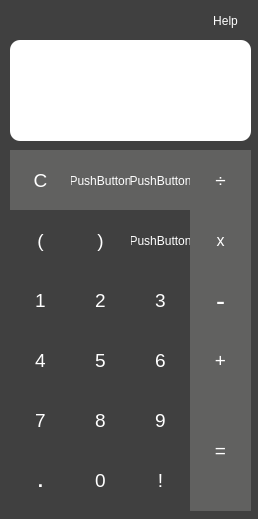
<?xml version="1.0" encoding="UTF-8"?>
<ui version="4.0">
 <class>Dialog</class>
 <widget class="QDialog" name="Dialog">
  <property name="geometry">
   <rect>
    <x>0</x>
    <y>0</y>
    <width>258</width>
    <height>519</height>
   </rect>
  </property>
  <property name="windowTitle">
   <string>Dialog</string>
  </property>
  <property name="styleSheet">
   <string notr="true">background-color:rgb(64, 64, 64);


</string>
  </property>
  <widget class="QPushButton" name="button_delete">
   <property name="geometry">
    <rect>
     <x>70</x>
     <y>150</y>
     <width>61</width>
     <height>61</height>
    </rect>
   </property>
   <property name="styleSheet">
    <string notr="true">QPushButton{
color:rgb(255,255,255);
background-color:rgb(97, 97, 96);
border-style:none
}

QPushButton:hover{
color:rgb(0,0,0);
background-color:rgb(141, 191, 41)

}</string>
   </property>
   <property name="text">
    <string>PushButton</string>
   </property>
  </widget>
  <widget class="QPushButton" name="button_exponent">
   <property name="geometry">
    <rect>
     <x>130</x>
     <y>150</y>
     <width>61</width>
     <height>61</height>
    </rect>
   </property>
   <property name="styleSheet">
    <string notr="true">QPushButton{
color:rgb(255,255,255);
background-color:rgb(97, 97, 96);
border-style:none
}

QPushButton:hover{
color:rgb(0,0,0);
background-color:rgb(141, 191, 41)

}</string>
   </property>
   <property name="text">
    <string>PushButton</string>
   </property>
  </widget>
  <widget class="QPushButton" name="button_sqrt">
   <property name="geometry">
    <rect>
     <x>130</x>
     <y>210</y>
     <width>61</width>
     <height>61</height>
    </rect>
   </property>
   <property name="styleSheet">
    <string notr="true">QPushButton{
color:rgb(255,255,255);
border-style:none
}

QPushButton:hover{
color:rgb(0,0,0);
background-color:rgb(141, 191, 41);
border-radius: 27px;

}</string>
   </property>
   <property name="text">
    <string>PushButton</string>
   </property>
  </widget>
  <widget class="QPushButton" name="button_number_nine">
   <property name="geometry">
    <rect>
     <x>130</x>
     <y>390</y>
     <width>61</width>
     <height>61</height>
    </rect>
   </property>
   <property name="font">
    <font>
     <family>Microsoft YaHei UI</family>
     <pointsize>14</pointsize>
     <weight>50</weight>
     <bold>false</bold>
    </font>
   </property>
   <property name="styleSheet">
    <string notr="true">QPushButton{
color:rgb(255,255,255);
border-style:none
}

QPushButton:hover{
color:rgb(0,0,0);
background-color:rgb(141, 191, 41);
border-radius: 27px;

}</string>
   </property>
   <property name="text">
    <string>9</string>
   </property>
  </widget>
  <widget class="QPushButton" name="button_decimal">
   <property name="geometry">
    <rect>
     <x>10</x>
     <y>450</y>
     <width>61</width>
     <height>61</height>
    </rect>
   </property>
   <property name="font">
    <font>
     <family>Microsoft YaHei UI</family>
     <pointsize>14</pointsize>
     <weight>75</weight>
     <bold>true</bold>
    </font>
   </property>
   <property name="styleSheet">
    <string notr="true">QPushButton{
color:rgb(255,255,255);
border-style:none
}

QPushButton:hover{
color:rgb(0,0,0);
background-color:rgb(141, 191, 41);
border-radius: 27px;

}</string>
   </property>
   <property name="text">
    <string>.</string>
   </property>
  </widget>
  <widget class="QPushButton" name="button_factorial">
   <property name="geometry">
    <rect>
     <x>130</x>
     <y>450</y>
     <width>61</width>
     <height>61</height>
    </rect>
   </property>
   <property name="font">
    <font>
     <family>Microsoft YaHei UI</family>
     <pointsize>14</pointsize>
     <weight>50</weight>
     <bold>false</bold>
    </font>
   </property>
   <property name="styleSheet">
    <string notr="true">QPushButton{
color:rgb(255,255,255);
border-style:none
}

QPushButton:hover{
color:rgb(0,0,0);
background-color:rgb(141, 191, 41);
border-radius: 27px;

}</string>
   </property>
   <property name="text">
    <string>!</string>
   </property>
  </widget>
  <widget class="QPushButton" name="button_number_zero">
   <property name="geometry">
    <rect>
     <x>70</x>
     <y>450</y>
     <width>61</width>
     <height>61</height>
    </rect>
   </property>
   <property name="font">
    <font>
     <family>Microsoft JhengHei UI</family>
     <pointsize>14</pointsize>
     <weight>50</weight>
     <bold>false</bold>
    </font>
   </property>
   <property name="styleSheet">
    <string notr="true">QPushButton{
color:rgb(255,255,255);
border-style:none
}

QPushButton:hover{
color:rgb(0,0,0);
background-color:rgb(141, 191, 41);
border-radius: 27px;

}</string>
   </property>
   <property name="text">
    <string>0</string>
   </property>
  </widget>
  <widget class="QPushButton" name="button_help">
   <property name="geometry">
    <rect>
     <x>200</x>
     <y>10</y>
     <width>51</width>
     <height>21</height>
    </rect>
   </property>
   <property name="styleSheet">
    <string notr="true">QPushButton{
color:rgb(255,255,255);
border-style:none
}

QPushButton:hover{
color:rgb(0,0,0);
background-color:rgb(141, 191, 41);
border-radius: 25px;

}</string>
   </property>
   <property name="text">
    <string>Help</string>
   </property>
  </widget>
  <widget class="QLabel" name="label">
   <property name="geometry">
    <rect>
     <x>10</x>
     <y>40</y>
     <width>241</width>
     <height>101</height>
    </rect>
   </property>
   <property name="styleSheet">
    <string notr="true">background-color:rgb(255, 255, 255);
border-radius: 10px;

</string>
   </property>
   <property name="text">
    <string/>
   </property>
  </widget>
  <widget class="QPushButton" name="button_number_eight">
   <property name="geometry">
    <rect>
     <x>70</x>
     <y>390</y>
     <width>61</width>
     <height>61</height>
    </rect>
   </property>
   <property name="font">
    <font>
     <family>Microsoft YaHei UI</family>
     <pointsize>14</pointsize>
     <weight>50</weight>
     <bold>false</bold>
    </font>
   </property>
   <property name="styleSheet">
    <string notr="true">QPushButton{
color:rgb(255,255,255);
border-style:none
}

QPushButton:hover{
color:rgb(0,0,0);
background-color:rgb(141, 191, 41);
border-radius: 27px;

}</string>
   </property>
   <property name="text">
    <string>8</string>
   </property>
  </widget>
  <widget class="QPushButton" name="button_number_seven">
   <property name="geometry">
    <rect>
     <x>10</x>
     <y>390</y>
     <width>61</width>
     <height>61</height>
    </rect>
   </property>
   <property name="font">
    <font>
     <family>Microsoft YaHei UI</family>
     <pointsize>14</pointsize>
     <weight>50</weight>
     <bold>false</bold>
    </font>
   </property>
   <property name="styleSheet">
    <string notr="true">QPushButton{
color:rgb(255,255,255);
border-style:none
}

QPushButton:hover{
color:rgb(0,0,0);
background-color:rgb(141, 191, 41);
border-radius: 27px;

}</string>
   </property>
   <property name="text">
    <string>7</string>
   </property>
  </widget>
  <widget class="QPushButton" name="button_number_six">
   <property name="geometry">
    <rect>
     <x>130</x>
     <y>330</y>
     <width>61</width>
     <height>61</height>
    </rect>
   </property>
   <property name="font">
    <font>
     <family>Microsoft YaHei UI</family>
     <pointsize>14</pointsize>
     <weight>50</weight>
     <bold>false</bold>
    </font>
   </property>
   <property name="styleSheet">
    <string notr="true">QPushButton{
color:rgb(255,255,255);
border-style:none
}

QPushButton:hover{
color:rgb(0,0,0);
background-color:rgb(141, 191, 41);
border-radius: 27px;

}</string>
   </property>
   <property name="text">
    <string>6</string>
   </property>
  </widget>
  <widget class="QPushButton" name="button_number_five">
   <property name="geometry">
    <rect>
     <x>70</x>
     <y>330</y>
     <width>61</width>
     <height>61</height>
    </rect>
   </property>
   <property name="font">
    <font>
     <family>Microsoft YaHei UI</family>
     <pointsize>14</pointsize>
     <weight>50</weight>
     <bold>false</bold>
    </font>
   </property>
   <property name="styleSheet">
    <string notr="true">QPushButton{
color:rgb(255,255,255);
border-style:none
}

QPushButton:hover{
color:rgb(0,0,0);
background-color:rgb(141, 191, 41);
border-radius: 27px;

}</string>
   </property>
   <property name="text">
    <string>5</string>
   </property>
  </widget>
  <widget class="QPushButton" name="button_number_four">
   <property name="geometry">
    <rect>
     <x>10</x>
     <y>330</y>
     <width>61</width>
     <height>61</height>
    </rect>
   </property>
   <property name="font">
    <font>
     <family>Microsoft YaHei UI</family>
     <pointsize>14</pointsize>
     <weight>50</weight>
     <bold>false</bold>
    </font>
   </property>
   <property name="styleSheet">
    <string notr="true">QPushButton{
color:rgb(255,255,255);
border-style:none
}

QPushButton:hover{
color:rgb(0,0,0);
background-color:rgb(141, 191, 41);
border-radius: 27px;

}</string>
   </property>
   <property name="text">
    <string>4</string>
   </property>
  </widget>
  <widget class="QPushButton" name="button_number_three">
   <property name="geometry">
    <rect>
     <x>130</x>
     <y>270</y>
     <width>61</width>
     <height>61</height>
    </rect>
   </property>
   <property name="font">
    <font>
     <family>Microsoft YaHei UI</family>
     <pointsize>14</pointsize>
     <weight>50</weight>
     <bold>false</bold>
    </font>
   </property>
   <property name="styleSheet">
    <string notr="true">QPushButton{
color:rgb(255,255,255);
border-style:none
}

QPushButton:hover{
color:rgb(0,0,0);
background-color:rgb(141, 191, 41);
border-radius: 27px;

}</string>
   </property>
   <property name="text">
    <string>3</string>
   </property>
  </widget>
  <widget class="QPushButton" name="button_number_two">
   <property name="geometry">
    <rect>
     <x>70</x>
     <y>270</y>
     <width>61</width>
     <height>61</height>
    </rect>
   </property>
   <property name="font">
    <font>
     <family>Microsoft YaHei UI</family>
     <pointsize>14</pointsize>
     <weight>50</weight>
     <bold>false</bold>
    </font>
   </property>
   <property name="styleSheet">
    <string notr="true">QPushButton{
color:rgb(255,255,255);
border-style:none
}

QPushButton:hover{
color:rgb(0,0,0);
background-color:rgb(141, 191, 41);
border-radius: 27px;

}</string>
   </property>
   <property name="text">
    <string>2</string>
   </property>
  </widget>
  <widget class="QPushButton" name="button_number_one">
   <property name="geometry">
    <rect>
     <x>10</x>
     <y>270</y>
     <width>61</width>
     <height>61</height>
    </rect>
   </property>
   <property name="font">
    <font>
     <family>Microsoft YaHei UI</family>
     <pointsize>14</pointsize>
     <weight>50</weight>
     <bold>false</bold>
    </font>
   </property>
   <property name="styleSheet">
    <string notr="true">QPushButton{
color:rgb(255,255,255);
border-style:none
}

QPushButton:hover{
color:rgb(0,0,0);
background-color:rgb(141, 191, 41);
border-radius: 27px;

}</string>
   </property>
   <property name="text">
    <string>1</string>
   </property>
  </widget>
  <widget class="QPushButton" name="button_number_three_2">
   <property name="geometry">
    <rect>
     <x>190</x>
     <y>330</y>
     <width>61</width>
     <height>61</height>
    </rect>
   </property>
   <property name="font">
    <font>
     <family>Microsoft YaHei UI</family>
     <pointsize>14</pointsize>
     <weight>50</weight>
     <bold>false</bold>
    </font>
   </property>
   <property name="styleSheet">
    <string notr="true">QPushButton{
color:rgb(255,255,255);
background-color:rgb(97, 97, 96);
border-style:none
}

QPushButton:hover{
color:rgb(0,0,0);
background-color:rgb(141, 191, 41)

}</string>
   </property>
   <property name="text">
    <string>+</string>
   </property>
  </widget>
  <widget class="QPushButton" name="button_number_three_3">
   <property name="geometry">
    <rect>
     <x>190</x>
     <y>270</y>
     <width>61</width>
     <height>61</height>
    </rect>
   </property>
   <property name="font">
    <font>
     <family>Microsoft YaHei UI</family>
     <pointsize>20</pointsize>
     <weight>50</weight>
     <bold>false</bold>
    </font>
   </property>
   <property name="styleSheet">
    <string notr="true">QPushButton{
color:rgb(255,255,255);
background-color:rgb(97, 97, 96);
border-style:none
}

QPushButton:hover{
color:rgb(0,0,0);
background-color:rgb(141, 191, 41)

}</string>
   </property>
   <property name="text">
    <string>-</string>
   </property>
  </widget>
  <widget class="QPushButton" name="button_number_three_4">
   <property name="geometry">
    <rect>
     <x>190</x>
     <y>210</y>
     <width>61</width>
     <height>61</height>
    </rect>
   </property>
   <property name="font">
    <font>
     <family>Microsoft YaHei UI</family>
     <pointsize>12</pointsize>
     <weight>50</weight>
     <bold>false</bold>
    </font>
   </property>
   <property name="styleSheet">
    <string notr="true">QPushButton{
color:rgb(255,255,255);
background-color:rgb(97, 97, 96);
border-style:none
}

QPushButton:hover{
color:rgb(0,0,0);
background-color:rgb(141, 191, 41)

}</string>
   </property>
   <property name="text">
    <string>x</string>
   </property>
  </widget>
  <widget class="QPushButton" name="button_number_three_5">
   <property name="geometry">
    <rect>
     <x>190</x>
     <y>150</y>
     <width>61</width>
     <height>61</height>
    </rect>
   </property>
   <property name="font">
    <font>
     <family>Microsoft YaHei UI</family>
     <pointsize>14</pointsize>
     <weight>50</weight>
     <bold>false</bold>
    </font>
   </property>
   <property name="styleSheet">
    <string notr="true">QPushButton{
color:rgb(255,255,255);
background-color:rgb(97, 97, 96);
border-style:none
}

QPushButton:hover{
color:rgb(0,0,0);
background-color:rgb(141, 191, 41)

}</string>
   </property>
   <property name="text">
    <string>÷</string>
   </property>
  </widget>
  <widget class="QPushButton" name="button_number_three_6">
   <property name="geometry">
    <rect>
     <x>10</x>
     <y>150</y>
     <width>61</width>
     <height>61</height>
    </rect>
   </property>
   <property name="font">
    <font>
     <family>Microsoft YaHei UI</family>
     <pointsize>14</pointsize>
     <weight>50</weight>
     <bold>false</bold>
    </font>
   </property>
   <property name="styleSheet">
    <string notr="true">QPushButton{
color:rgb(255,255,255);
background-color:rgb(97, 97, 96);
border-style:none
}

QPushButton:hover{
color:rgb(0,0,0);
background-color:rgb(141, 191, 41)

}</string>
   </property>
   <property name="text">
    <string>C</string>
   </property>
  </widget>
  <widget class="QPushButton" name="button_number_three_7">
   <property name="geometry">
    <rect>
     <x>70</x>
     <y>210</y>
     <width>61</width>
     <height>61</height>
    </rect>
   </property>
   <property name="font">
    <font>
     <family>Microsoft YaHei UI</family>
     <pointsize>14</pointsize>
     <weight>50</weight>
     <bold>false</bold>
    </font>
   </property>
   <property name="styleSheet">
    <string notr="true">QPushButton{
color:rgb(255,255,255);
border-style:none
}

QPushButton:hover{
color:rgb(0,0,0);
background-color:rgb(141, 191, 41);
border-radius: 27px;

}</string>
   </property>
   <property name="text">
    <string>)</string>
   </property>
  </widget>
  <widget class="QPushButton" name="button_number_three_8">
   <property name="geometry">
    <rect>
     <x>10</x>
     <y>210</y>
     <width>61</width>
     <height>61</height>
    </rect>
   </property>
   <property name="font">
    <font>
     <family>Microsoft YaHei UI</family>
     <pointsize>14</pointsize>
     <weight>50</weight>
     <bold>false</bold>
    </font>
   </property>
   <property name="styleSheet">
    <string notr="true">QPushButton{
color:rgb(255,255,255);
border-style:none
}

QPushButton:hover{
color:rgb(0,0,0);
background-color:rgb(141, 191, 41);
border-radius: 27px;

}</string>
   </property>
   <property name="text">
    <string>(</string>
   </property>
  </widget>
  <widget class="QPushButton" name="button_equal">
   <property name="geometry">
    <rect>
     <x>190</x>
     <y>390</y>
     <width>61</width>
     <height>121</height>
    </rect>
   </property>
   <property name="font">
    <font>
     <family>Microsoft YaHei UI</family>
     <pointsize>14</pointsize>
     <weight>50</weight>
     <bold>false</bold>
    </font>
   </property>
   <property name="whatsThis">
    <string>&lt;html&gt;&lt;head/&gt;&lt;body&gt;&lt;p&gt;&lt;br/&gt;&lt;/p&gt;&lt;p&gt;&lt;br/&gt;&lt;/p&gt;&lt;p&gt;&lt;br/&gt;&lt;/p&gt;&lt;/body&gt;&lt;/html&gt;</string>
   </property>
   <property name="styleSheet">
    <string notr="true">QPushButton{
color:rgb(255,255,255);
background-color:rgb(97, 97, 96);
border-style:none
}

QPushButton:hover{
color:rgb(0,0,0);
background-color:rgb(141, 191, 41)

}</string>
   </property>
   <property name="text">
    <string>=</string>
   </property>
  </widget>
  <widget class="QPushButton" name="button_logo">
   <property name="geometry">
    <rect>
     <x>10</x>
     <y>10</y>
     <width>31</width>
     <height>21</height>
    </rect>
   </property>
   <property name="styleSheet">
    <string notr="true">
QPushButton{
color:rgb(255,255,255);
border-style:none;
background-image:url(:/Logo/calculator_logo.png);
}

QPushButton:hover{
color:rgb(0,0,0);
background-color:rgb(141, 191, 41);
border-radius: 25px;

}</string>
   </property>
   <property name="text">
    <string/>
   </property>
  </widget>
 </widget>
 <resources/>
 <connections/>
</ui>
